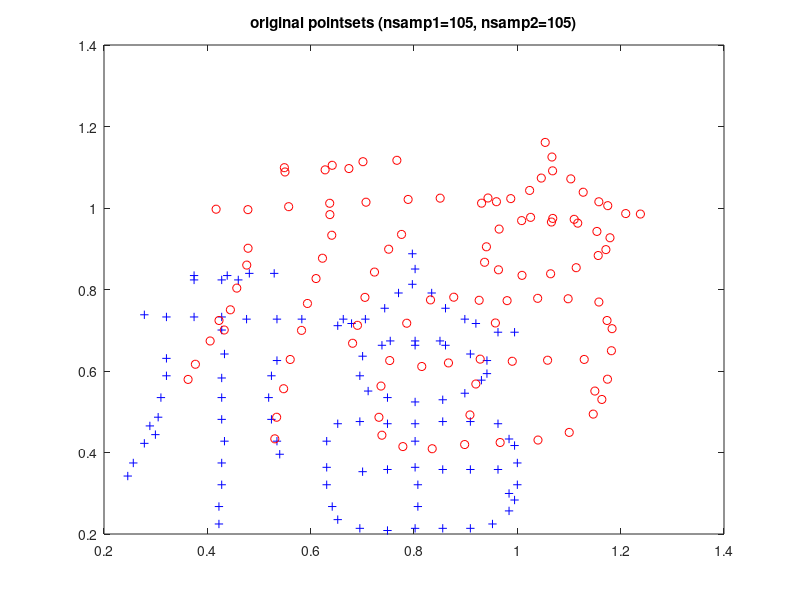

Source code (MATLAB): (Note: this script raises an error after producing the figure.)
%   This is a demo for non-rigid point set registration.

% Authors: Jiayi Ma (jyma2010@gmail.com)
% Date:    07/12/2013

addpath('./data');
addpath('./SC');
clear all; 
close all; 
rand('state', 0);

load save_chinese_def.mat
% load save_chinese_noise.mat
% load save_chinese_outlier.mat
X=x1;
Y=y2a;
normalize = 1;
visualize = 1;

% configuration of SC
mean_dist_global=[]; % use [] to estimate scale from the data
nbins_theta=12;
nbins_r=5;
nsamp1=size(X,1);
nsamp2=size(Y,1);
ndum1=max(0, nsamp2-nsamp1);
ndum2=max(0, nsamp1-nsamp2);
eps_dum=0.15;
r_inner=1/8;
r_outer=2;
n_iter=10;

if visualize
   figure(21)
   plot(X(:,1),X(:,2),'b+',Y(:,1),Y(:,2),'ro')
   title(['original pointsets (nsamp1=' int2str(nsamp1) ', nsamp2=' ...
       int2str(nsamp2) ')'])
   drawnow
end

% initialize transformed version of model pointset
Xk=X; 
% initialize counter
k=1;
s=1;
% out_vec_{1,2} are indicator vectors for keeping track of estimated
% outliers on each iteration
out_vec_1=zeros(1,nsamp1); 
out_vec_2=zeros(1,nsamp2);

while s
   disp(['iter=' int2str(k)])
   
   % compute shape contexts for (transformed) model
   [BH1,mean_dist_1]=sc_compute(Xk',zeros(1,nsamp1),mean_dist_global,nbins_theta,nbins_r,r_inner,r_outer,out_vec_1);

   % compute shape contexts for target, using the scale estimate from
   % the warped model
   % Note: this is necessary only because out_vec_2 can change on each
   % iteration, which affects the shape contexts.  Otherwise, Y does
   % not change.
   [BH2,mean_dist_2]=sc_compute(Y',zeros(1,nsamp2),mean_dist_1,nbins_theta,nbins_r,r_inner,r_outer,out_vec_2);

   % compute pairwise cost between all shape contexts
   costmat=hist_cost_2(BH1,BH2);
   % pad the cost matrix with costs for dummies
   nptsd=nsamp1+ndum1;
   costmat2=eps_dum*ones(nptsd,nptsd);
   costmat2(1:nsamp1,1:nsamp2)=costmat;
   disp('running hungarian alg.')
   cvec=hungarian(costmat2);
%   cvec=hungarian_fast(costmat2);
   [a,cvec2]=sort(cvec);
   disp('done.')
   
   X2 = Xk;
   Y2 = Y(cvec2(1:nsamp1),:);
   
   normal.xm=0; normal.ym=0;
   normal.xscale=1; normal.yscale=1;
   if normalize, [nX, nY, normal]=norm2(X2,Y2); end
   
   [idt, V] = L2E(nX, nY-nX, 0.5);
   if normalize, V=(V+nX)*normal.yscale+repmat(normal.ym,size(Y2,1),1); end 
   out_idx = setdiff(1:nsamp1, idt);
%    out_vec_1(out_idx) = 1;
%    out_vec_2(cvec2(out_idx)) = 1;
%    out_vec_2(cvec2(nsamp1+1:end)) = 1;
   
   if visualize
      figure(22)
      plot(V(:,1),V(:,2),'b+',Y(:,1),Y(:,2),'ro')
      hold off
      title([int2str(length(idt)) ' correspondences (warped X)'])
      drawnow	
   end
   
   if visualize
      figure(23)
      plot(V(:,1),V(:,2),'b+',Y(:,1),Y(:,2),'ro')
      hold on
      h=plot([V(idt,1) Y2(idt,1)]',[V(idt,2) Y2(idt,2)]','k-');
      hold off
      title([int2str(length(idt)) ' correspondences (warped X)'])
      drawnow	
   end
   
   % update Xk for the next iteration
   Xk = V;
   
   % stop early if shape context score is sufficiently low
   if k==n_iter
      s=0;
   else
      k=k+1;
   end
end
